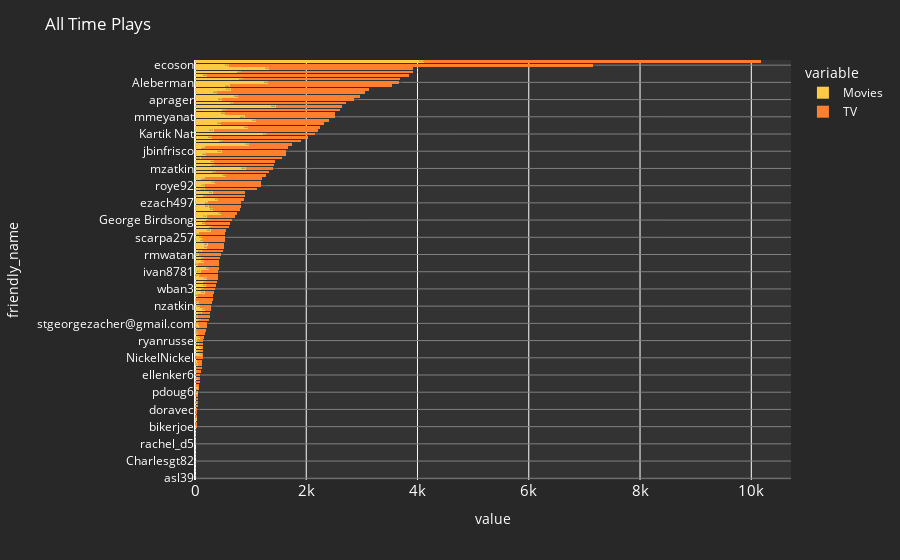

The code cell stored with this chart in its notebook:
### Code cell
#Get all time plays for Movies and TV shows

#Get DAILY data from Tautulli 1=movies 2=shows
all_time_movie_response_a = requests.get(f'http://{servA_ip}/api/v2?apikey={apikey_serverA}&cmd=get_library_user_stats&section_id=1')
#print(all_time_movie_response_a.status_code) 1= shows 2=movies
all_time_movie_response_b = requests.get(f'http://{servB_ip}/api/v2?apikey={apikey_serverB}&cmd=get_library_user_stats&section_id=2')
#print(all_time_movie_response_b.status_code)

all_time_movie_data_a = all_time_movie_response_a.json()
all_time_movie_data_b = all_time_movie_response_b.json()

user_info_list_a = [
    {"friendly_name": user["friendly_name"], "total_plays": user["total_plays"]}
    for user in all_time_movie_data_a["response"]["data"]
]

# Create DataFrame from the list
df_user_info_a = pd.DataFrame(user_info_list_a)

user_info_list_b = [
    {"friendly_name": user["friendly_name"], "total_plays": user["total_plays"]}
    for user in all_time_movie_data_b["response"]["data"]
]

# Create DataFrame from the list
df_user_info_b = pd.DataFrame(user_info_list_b)


df_combinded_all_time_movie = pd.concat([df_user_info_a, df_user_info_b], ignore_index=True)
df_combinded_all_time_movie['media_type'] = 'Movies'
df_combinded_all_time_movie = df_combinded_all_time_movie.groupby(['friendly_name', 'media_type'])['total_plays'].sum().reset_index()
df_combinded_all_time_movie.sort_values(by='total_plays', ascending=False, inplace=True)

#---------------------------tv section---------------------------------

#Get DAILY data from Tautulli 1=movies 2=shows
all_time_tv_response_a = requests.get(f'http://{servA_ip}/api/v2?apikey={apikey_serverA}&cmd=get_library_user_stats&section_id=2')
#print(all_time_tv_response_a.status_code) 1= shows 2=movies
all_time_tv_response_b = requests.get(f'http://{servB_ip}/api/v2?apikey={apikey_serverB}&cmd=get_library_user_stats&section_id=1')
#print(all_time_tv_response_b.status_code)

all_time_tv_data_a = all_time_tv_response_a.json()
all_time_tv_data_b = all_time_tv_response_b.json()

user_info_list_a = [
    {"friendly_name": user["friendly_name"], "total_plays": user["total_plays"]}
    for user in all_time_tv_data_a["response"]["data"]
]

# Create DataFrame from the list
df_user_info_a = pd.DataFrame(user_info_list_a)

user_info_list_b = [
    {"friendly_name": user["friendly_name"], "total_plays": user["total_plays"]}
    for user in all_time_tv_data_b["response"]["data"]
]

# Create DataFrame from the list
df_user_info_b = pd.DataFrame(user_info_list_b)


df_combinded_all_time_tv = pd.concat([df_user_info_a, df_user_info_b], ignore_index=True)
df_combinded_all_time_tv['media_type'] = 'TV'
df_combinded_all_time_tv = df_combinded_all_time_tv.groupby(['friendly_name', 'media_type'])['total_plays'].sum().reset_index()
df_combinded_all_time_tv.sort_values(by='total_plays', ascending=False, inplace=True)

df_combined_total = pd.concat([df_combinded_all_time_tv, df_combinded_all_time_movie], ignore_index=True)
df_combined_total.sort_values(by=['media_type','total_plays'], ascending=[False, False], inplace=True)
df_combined_pivoted = df_combined_total.pivot_table(index='friendly_name', columns='media_type', values='total_plays', fill_value=0)
df_combined_pivoted['combined_plays'] = df_combined_pivoted['Movies'] + df_combined_pivoted['TV']
df_combined_pivoted.sort_values(by='combined_plays', ascending=True , inplace=True)


custom_colors = {'Movies': '#fcca46','TV': '#fe7f2d'}  # Specify custom colors for each server

Stacked_bar_all_time = px.bar(
    df_combined_pivoted, 
    x=['Movies','TV'], 
    y=df_combined_pivoted.index,
    color_discrete_map=custom_colors,
    barmode='stack',
    text=df_combined_pivoted['combined_plays']
    
)

# Remove the outline around the bars
Stacked_bar_all_time.update_traces(marker_line_color='rgba(0,0,0,0)')  # Fully transparent outline

# Customize the layout, including the background color
Stacked_bar_all_time.update_layout(
    plot_bgcolor='#333333',  # Set the background color to white
    paper_bgcolor='#282828',  # Set the paper color to white
    title={'text': 'All Time Plays', 'font': {'color': 'white'}},  # Set title text and color
    xaxis=dict(
        tickfont=dict(size=15, color='white'),
        title=dict(font=dict(color='white'))),  # Set x-axis tick label and title text color
    yaxis=dict(tickfont=dict(color='white'), title=dict(font=dict(color='white')), gridcolor='grey'),  # Set y-axis tick label, title text color, and gridline color
    legend=dict(font=dict(color='white')),
    height=2000
)
# Add annotations for grand total outside the bar

Stacked_bar_all_time.show()

### Figure 1 — Plotly figure (JSON) as saved in the notebook; plotly's stock layout.template omitted (floating-point values rounded to 4 significant figures)
{"data": [{"alignmentgroup": "True", "hovertemplate": "variable=Movies<br>value=%{x}<br>friendly_name=%{y}<br>combined_plays=%{text}<extra></extra>", "legendgroup": "Movies", "marker": {"color": "#fcca46", "line": {"color": "rgba(0, 0, 0, 0)"}, "pattern": {"shape": ""}}, "name": "Movies", "offsetgroup": "Movies", "orientation": "h", "showlegend": true, "text": [1, 2, 2, 3, 3, 4, 5, 6, 6, 8, 11, 15, 19, 21, 23, 27, 30, 31, 36, 40, 44, 45, 48, 55, 55, 56, 73, 75, 84, 90, 92, 110, 120, 123, 133, 135, 139, 139, 139, 145, 152, 159, 175, 197, 210, 211, 243, 274, 276, 280, 295, 313, 319, 320, 346, 368, 381, 388, 413, 413, 417, 428, 431, 433, 458, 471, 495, 521, 528, 543, 544, 547, 555, 604, 623, 668, 710, 760, 809, 822, 825, 872, 895, 906, 1108, 1192, 1194, 1206, 1284, 1336, 1400, 1427, 1438, 1565, 1629, 1639, 1669, 1735, 1904, 2035, 2152, 2219, 2239, 2326, 2412, 2523, 2524, 2604, 2638, 2718, 2867, 2966, 3064, 3119, 3549, 3662, 3692, 3843, 3923, 3926, 7151, 10178], "textposition": "auto", "type": "bar", "x": [1, 1, 2, 1, 1, 1, 1, 3, 0, 7, 11, 10, 3, 19, 2, 11, 3, 30, 6, 5, 23, 43, 36, 20, 21, 55, 55, 12, 7, 49, 3, 42, 39, 52, 27, 6, 126, 92, 122, 65, 31, 87, 53, 43, 64, 45, 106, 49, 119, 184, 86, 70, 25, 56, 174, 159, 204, 202, 212, 65, 99, 260, 54, 164, 158, 71, 119, 223, 228, 150, 125, 77, 281, 311, 176, 259, 210, 476, 324, 243, 242, 411, 201, 316, 174, 181, 362, 181, 564, 376, 909, 364, 348, 100, 206, 479, 176, 978, 503, 314, 1299, 334, 960, 471, 1098, 892, 542, 557, 1447, 708, 493, 779, 399, 641, 621, 1320, 868, 214, 833, 1329, 610, 4122], "xaxis": "x", "y": ["asl39", "cynmccormick", "sjg1945", "annamalSF", "g.vl", "Charlesgt82", "aliciadrycohen@gmail.com", "eleni.mitris1@gmail.com", "babyleesh", "splinn", "rachel_d5", "davidw218", "renderman", "wandy13@aol.com", "jsgia3", "bikerjoe", "Local", "pdti7", "relop", "jsgiacomi@comcast.net", "doravec", "maya923", "Acropoliss", "dannyb444", "klarapobirsky", "pdoug6", "wnorth247@gmail.com", "hampton_marsha", "schen50", "karti81", "ellenker6", "Chris.mccormick@oracle.com", "levi.barlavi@gmail.com", "Mouse", "anil321", "NickelNickel", "ramysoussou", "pat@thegaudiogroup.com", "robertbkopf@gmail.com", "sgschmitz@comcast.net", "ryanrusse", "george.birdsong", "dominic_02684", "mashiel5", "jonhaupt", "stgeorgezacher@gmail.com", "marcelc1", "neil.ro63", "nadivs", "Ramy Soussou (JP)", "nzatkin", "jcol929", "ashgle", "nksiezo", "Hank Hammer", "wban3", "Sanfrankate", "aos08", "david.a71", "G Vlosky", "ivan8781", "peters73199", "mmit26", "THE_REAL_FISH", "lorenzocalvani", "rmwatan", "jasonsb", "alexwoodward98", "Jklabau", "mwes85@gmail.com", "scarpa257", "Tjscott00", "jvax157", "relopez", "stanko16", "George Birdsong", "irishcreamer", "dleberman", "108ainsworth", "BBanker", "ezach497", "Randallrk", "Ninjacraft25", "Cynag3", "jillmd227", "roye92", "osmack", "taylormh", "misters4", "whatisyourhowmuch", "mzatkin", "callangbaird", "fredprager", "Lcyrog2", "Apollo_user", "jbinfrisco", "luke.cr", "nbellomo", "strongestmanalive", "jrav49", "Kartik Nat", "craigw0", "pdtietz (JT)", "Ash Gleeson (EC)", "jp_dry", "mmeyanat", "leonardcohen", "mbeagle1984", "dbwyatt55", "Dmm", "aprager", "strongestsolar", "pricenm", "iprager", "R932@eefD2", "Aleberman", "tanger", "joannwyatt1", "Kburke01", "Mikemckinney83", "ecoson", "jefftoch"], "yaxis": "y"}, {"alignmentgroup": "True", "hovertemplate": "variable=TV<br>value=%{x}<br>friendly_name=%{y}<br>combined_plays=%{text}<extra></extra>", "legendgroup": "TV", "marker": {"color": "#fe7f2d", "line": {"color": "rgba(0, 0, 0, 0)"}, "pattern": {"shape": ""}}, "name": "TV", "offsetgroup": "TV", "orientation": "h", "showlegend": true, "text": [1, 2, 2, 3, 3, 4, 5, 6, 6, 8, 11, 15, 19, 21, 23, 27, 30, 31, 36, 40, 44, 45, 48, 55, 55, 56, 73, 75, 84, 90, 92, 110, 120, 123, 133, 135, 139, 139, 139, 145, 152, 159, 175, 197, 210, 211, 243, 274, 276, 280, 295, 313, 319, 320, 346, 368, 381, 388, 413, 413, 417, 428, 431, 433, 458, 471, 495, 521, 528, 543, 544, 547, 555, 604, 623, 668, 710, 760, 809, 822, 825, 872, 895, 906, 1108, 1192, 1194, 1206, 1284, 1336, 1400, 1427, 1438, 1565, 1629, 1639, 1669, 1735, 1904, 2035, 2152, 2219, 2239, 2326, 2412, 2523, 2524, 2604, 2638, 2718, 2867, 2966, 3064, 3119, 3549, 3662, 3692, 3843, 3923, 3926, 7151, 10178], "textposition": "auto", "type": "bar", "x": [0, 1, 0, 2, 2, 3, 4, 3, 6, 1, 0, 5, 16, 2, 21, 16, 27, 1, 30, 35, 21, 2, 12, 35, 34, 1, 18, 63, 77, 41, 89, 68, 81, 71, 106, 129, 13, 47, 17, 80, 121, 72, 122, 154, 146, 166, 137, 225, 157, 96, 209, 243, 294, 264, 172, 209, 177, 186, 201, 348, 318, 168, 377, 269, 300, 400, 376, 298, 300, 393, 419, 470, 274, 293, 447, 409, 500, 284, 485, 579, 583, 461, 694, 590, 934, 1011, 832, 1025, 720, 960, 491, 1063, 1090, 1465, 1423, 1160, 1493, 757, 1401, 1721, 853, 1885, 1279, 1855, 1314, 1631, 1982, 2047, 1191, 2010, 2374, 2187, 2665, 2478, 2928, 2342, 2824, 3629, 3090, 2597, 6541, 6056], "xaxis": "x", "y": ["asl39", "cynmccormick", "sjg1945", "annamalSF", "g.vl", "Charlesgt82", "aliciadrycohen@gmail.com", "eleni.mitris1@gmail.com", "babyleesh", "splinn", "rachel_d5", "davidw218", "renderman", "wandy13@aol.com", "jsgia3", "bikerjoe", "Local", "pdti7", "relop", "jsgiacomi@comcast.net", "doravec", "maya923", "Acropoliss", "dannyb444", "klarapobirsky", "pdoug6", "wnorth247@gmail.com", "hampton_marsha", "schen50", "karti81", "ellenker6", "Chris.mccormick@oracle.com", "levi.barlavi@gmail.com", "Mouse", "anil321", "NickelNickel", "ramysoussou", "pat@thegaudiogroup.com", "robertbkopf@gmail.com", "sgschmitz@comcast.net", "ryanrusse", "george.birdsong", "dominic_02684", "mashiel5", "jonhaupt", "stgeorgezacher@gmail.com", "marcelc1", "neil.ro63", "nadivs", "Ramy Soussou (JP)", "nzatkin", "jcol929", "ashgle", "nksiezo", "Hank Hammer", "wban3", "Sanfrankate", "aos08", "david.a71", "G Vlosky", "ivan8781", "peters73199", "mmit26", "THE_REAL_FISH", "lorenzocalvani", "rmwatan", "jasonsb", "alexwoodward98", "Jklabau", "mwes85@gmail.com", "scarpa257", "Tjscott00", "jvax157", "relopez", "stanko16", "George Birdsong", "irishcreamer", "dleberman", "108ainsworth", "BBanker", "ezach497", "Randallrk", "Ninjacraft25", "Cynag3", "jillmd227", "roye92", "osmack", "taylormh", "misters4", "whatisyourhowmuch", "mzatkin", "callangbaird", "fredprager", "Lcyrog2", "Apollo_user", "jbinfrisco", "luke.cr", "nbellomo", "strongestmanalive", "jrav49", "Kartik Nat", "craigw0", "pdtietz (JT)", "Ash Gleeson (EC)", "jp_dry", "mmeyanat", "leonardcohen", "mbeagle1984", "dbwyatt55", "Dmm", "aprager", "strongestsolar", "pricenm", "iprager", "R932@eefD2", "Aleberman", "tanger", "joannwyatt1", "Kburke01", "Mikemckinney83", "ecoson", "jefftoch"], "yaxis": "y"}], "layout": {"autosize": true, "barmode": "stack", "legend": {"font": {"color": "white"}, "title": {"text": "variable"}, "tracegroupgap": 0}, "margin": {"t": 60}, "paper_bgcolor": "#282828", "plot_bgcolor": "#333333", "title": {"font": {"color": "white"}, "text": "All Time Plays"}, "xaxis": {"anchor": "y", "autorange": true, "domain": [0, 1], "range": [0, 10710.0], "tickfont": {"color": "white", "size": 15}, "title": {"font": {"color": "white"}, "text": "value"}, "type": "linear"}, "yaxis": {"anchor": "x", "autorange": true, "domain": [0, 1], "gridcolor": "grey", "range": [-0.5, 121.5], "tickfont": {"color": "white"}, "title": {"font": {"color": "white"}, "text": "friendly_name"}, "type": "category"}}}
